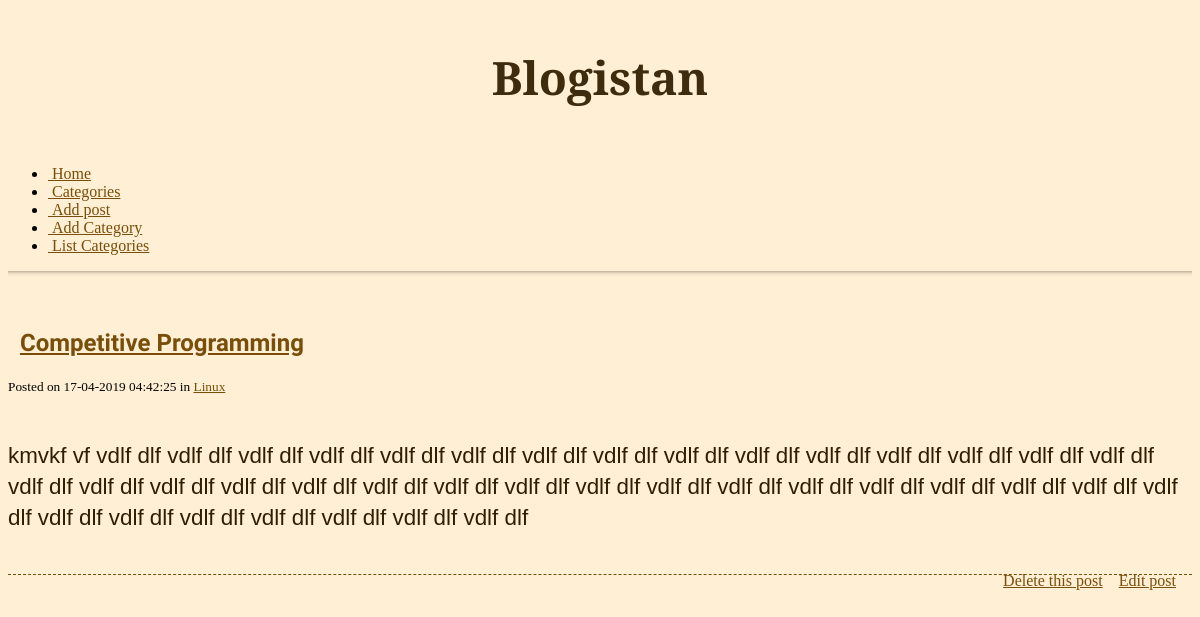
Page /index.php?id=38 on the committed database.
### tables this page shows
CREATE TABLE `posts` (
  `id` int(6) NOT NULL AUTO_INCREMENT,
  `cat_id` int(3) NOT NULL,
  `title` varchar(255) NOT NULL,
  `contents` text NOT NULL,
  `date_posted` datetime NOT NULL,
  PRIMARY KEY (`id`)
);

### resources/func/blog.php (called while the page is built, shortened)
<?php
function get_posts($id = null, $cat_id = null) {
	$conn = mysqli_connect('localhost', 'root', 'root','blog');
	$posts = array();
	$query = "SELECT posts.id AS post_id, categories.id AS category_id, title, contents, date_posted, categories.name FROM posts INNER JOIN categories ON categories.id = posts.cat_id ";
	if ( isset($id) ) {
		$id = (int) $id;
		$query .= " WHERE `posts` . `id` = {$id}";
	}
	$query .= " ORDER BY `posts` . `id` DESC";
	$resultSet = mysqli_query($conn,$query);
	while ($row = mysqli_fetch_assoc($resultSet) ) {
		$posts[] = $row;
	}
	return $posts;
}
function fun_get_category($id = null){
	$category = '';
	$conn = mysqli_connect('localhost', 'root', 'root', 'blog');
	$resultSet = mysqli_query($conn, " SELECT name FROM categories where `id` = ${id}");
	while ($row = mysqli_fetch_assoc($resultSet)) {
		$category .= $row['name'];
	}
	return $category;
}

### index.php (the view, shortened to what this page needs)
<?php
$posts = get_posts(((isset($_GET['id'])) ? $_GET['id'] : null));
?>
<!DOCTYPE html>
<html lang="en">
<head>
	<?php include "includes/_head.php" ?>
</head>
<body>
	<div class="container">
		<div class="row">
			<div class="span6 offset3">
				<h1>Blogistan</h1>
				<br>
				<?php include "includes/_nav.php" ?>
				<hr>
				<br>
				<?php
				foreach ( $posts as $post ) {
					if ( ! category_exists('name', $post ['name'] ) ){
						$post['name'] = 'Uncategorised';
					}
					?>
					<div class="post">
						<h2><i class="icon-quote-left">&nbsp;&nbsp;</i><a href="index.php?id=<?php echo $post['post_id']; ?>"><?php echo $post['title']; ?></a></h2>
						<small> Posted on <?php echo date('d-m-Y h:i:s', strtotime($post['date_posted'])); ?>
							in <a href="category.php?id=
								<?php echo $post['category_id']; ?>">
								<?php
									$cat = fun_get_category($post['category_id']);
									echo $cat;
								?>
							</a>
						</small>
						<p class="post-content"><?php
							if(isset($_GET['id'])){
								echo nl2br($post['contents']);
							}
							else	echo substr(nl2br($post['contents']),0,60)."...";
						?></p>
						<div class="post-functions">
							<ul>
								<li><a href="delete_post.php?id=<?php echo $post["post_id"]; ?>">Delete this post</a></li>
								<li><a href="edit_post.php?id=<?php echo $post['post_id']; ?>"> Edit post</a></li>
							</ul>
						</div>
						<br />
					</div>
					<?php
				}
				?>
			</div>
		</div>
	</div>
</body>
</html>

### css/main.css (style rules this page uses)
body { background-color: rgb(255, 239, 212); }
hr { height: 12px; border: 0; box-shadow: inset 0 12px 5px -12px rgba(0, 0, 0, 0.5); }
h1 { text-align: center; margin: 1em 0 0.5em 0; font-family: 'Alegreya', sans-serif; font-size: 46px; color: rgb(63, 44, 14); }
h2,h3 { font-family: 'Acme'; }
a { color: rgb(121, 78, 10); }
.post { margin-bottom: 1.5em; border-bottom: 1px dashed rgb(121, 78, 10); }
.post-content { padding-top: 1em; font-size: 1.4em; line-height: 1.4em; font-family: 'Arial'; color:rgb(48, 30, 0); }
.post-functions ul { float: right; }
.post-functions li { display: block; float: left; padding-right: 1em; }

### rows in the picture
posts: title "Competitive Programming", date_posted "17-04-2019 04:42:25", cat "Linux", contents "kmvkf vf vdlf dlf vdlf dlf vdlf dlf vdlf dlf vdlf dlf vdlf dlf vdlf dlf vdlf dlf vdlf dlf vdlf dlf vdlf dlf vdlf dlf vdlf dlf vdlf dlf vdlf dlf vdlf dlf vdlf dlf vdlf dlf vdlf dlf vdlf dlf vdlf dlf vdlf dlf vdlf dlf vdlf dlf vdlf dlf vdlf dlf vdlf dlf vdlf dlf vdlf dlf vdlf dlf vdlf dlf vdlf dlf vdlf dlf vdlf dlf vdlf dlf vdlf dlf vdlf dlf vdlf dlf vdlf dlf"
